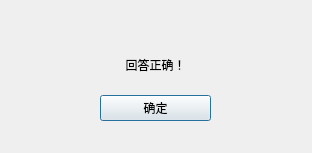
<?xml version="1.0" encoding="UTF-8"?>
<ui version="4.0">
 <class>answerright_dialog</class>
 <widget class="QDialog" name="answerright_dialog">
  <property name="geometry">
   <rect>
    <x>0</x>
    <y>0</y>
    <width>312</width>
    <height>153</height>
   </rect>
  </property>
  <property name="windowTitle">
   <string>Dialog</string>
  </property>
  <widget class="QWidget" name="">
   <property name="geometry">
    <rect>
     <x>100</x>
     <y>40</y>
     <width>111</width>
     <height>81</height>
    </rect>
   </property>
   <layout class="QVBoxLayout" name="verticalLayout">
    <item>
     <widget class="QLabel" name="label">
      <property name="text">
       <string>回答正确！</string>
      </property>
      <property name="alignment">
       <set>Qt::AlignCenter</set>
      </property>
     </widget>
    </item>
    <item>
     <widget class="QPushButton" name="pushButton">
      <property name="text">
       <string>确定</string>
      </property>
     </widget>
    </item>
   </layout>
  </widget>
 </widget>
 <resources/>
 <connections/>
</ui>
